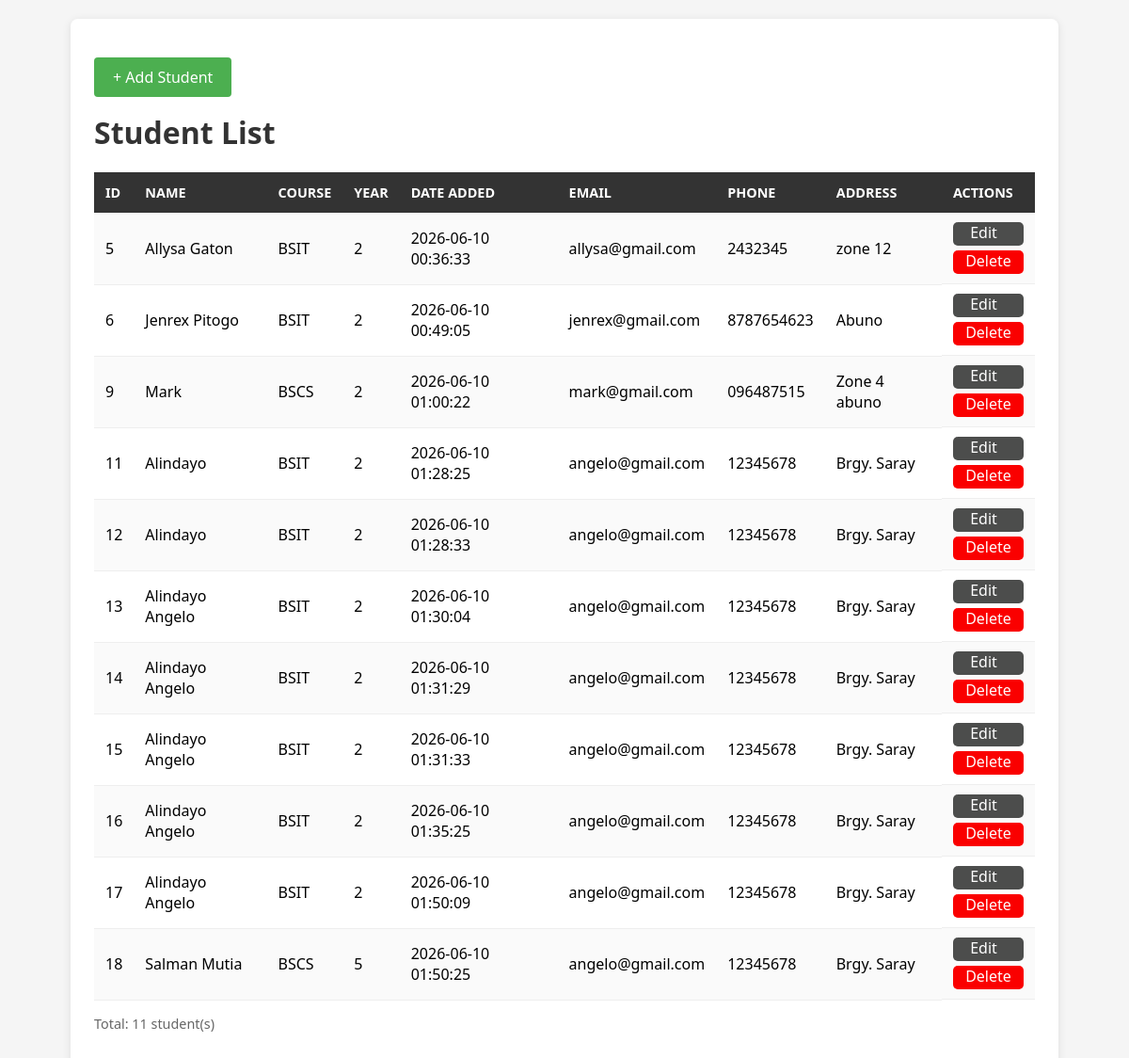
The page / on the database its author committed.
### tables this page shows
CREATE TABLE `students` (
  `id` int(11) NOT NULL,
  `name` varchar(50) NOT NULL,
  `course` varchar(50) NOT NULL,
  `year` int(11) DEFAULT NULL,
  `date_added` timestamp NOT NULL DEFAULT current_timestamp(),
  `email` varchar(100) DEFAULT NULL,
  `phone` varchar(20) DEFAULT NULL,
  `address` text DEFAULT NULL
);

### index.php (the view, shortened to what this page needs)
 <?php
 require_once 'config.php';
  $sql = "SELECT * FROM students ORDER BY id ASC";
 $result = $conn->query($sql);
 ?>
 <!DOCTYPE html>
 <html>
 <head>
 </head>
 <body>
 <div class="container">
  <p>
 <a href="add.php" style="
 display: inline-block;
 padding: 10px 20px;
 background: #4CAF50;
 color: white;
 text-decoration: none;
 border-radius: 4px;
 ">+ Add Student</a>
 </p>
 <h1>Student List</h1>
 <table>
 <tr>
 <th>ID</th>
 <th>Name</th>
 <th>Course</th>
 <th>Year</th>
 <th>Date Added</th>
 <th>Email</th>
 <th>Phone</th>
 <th>Address</th>
 <th>Actions</th>
</tr>
 <?php while ($row = $result->fetch_assoc()): ?>
 <tr>
 <td><?= $row['id'] ?></td>
 <td><?= htmlspecialchars($row['name']) ?></td>
 <td><?= htmlspecialchars($row['course']) ?></td>
 <td class="year"><?= $row['year'] ?></td>
 <td><?= $row['date_added'] ?></td>
<td><?= htmlspecialchars($row['email']) ?></td>
<td><?= htmlspecialchars($row['phone']) ?></td>
<td><?= htmlspecialchars($row['address']) ?></td>
<td class="actions">
    <div class="edit">
        <a href="edit.php?id=<?= $row['id'] ?>"
       style="color: #ffffff; text-decoration: none; margin-right: 10px;">Edit</a>
    </div>
    <div class= "delete">
        <a href="delete.php?id=<?= $row['id'] ?>"
        style="color: #fdfdfd; text-decoration: none;"
        onclick="return confirm('Delete <?= htmlspecialchars(addslashes($row['name'])) ?>?')">Delete</a>
    </div>
</td>
 </tr>
 <?php endwhile; ?>
 </table>
 <p class="count">Total: <?= $result->num_rows ?> student(s)</p>
 </div>
 </body>
 </html>
  <link rel="stylesheet" href="style.css">

### style.css (style rules this page uses)
body { font-family: 'Segoe UI', Arial, sans-serif; margin: 20px; background: #f5f5f5; }
.container { max-width: 1000px; margin: 0 auto; background: white; padding: 25px; border-radius: 8px; box-shadow: 0 2px 10px rgba(0,0,0,0.1); }
table { width: 100%; border-collapse: collapse; }
th { background: #333; color: white; padding: 12px; text-align: left; }
td { padding: 10px 12px; border-bottom: 1px solid #eee; }
.year { align-items: center; }
.actions { display: flex; flex-direction: column; align-items: center; }
.edit { height: 25px; width: 75px; color: rgb(255, 255, 255) !important; display: flex; flex-direction: column; align-items: center; background-color: rgb(76, 77, 76); border-radius: 5px; }
.delete { height: 25px; width: 75px; color: rgb(255, 255, 255) !important; display: flex; flex-direction: column; align-items: center; background-color: rgb(250, 0, 0); border-radius: 5px; margin-top: 5px; }

### index.php (style rules this page uses)
body { font-family: 'Segoe UI', Arial, sans-serif; margin: 20px; background: #f5f5f5; }
.container { max-width: 900px; margin: 0 auto; background: white; padding: 25px; border-radius: 8px; box-shadow: 0 2px 10px rgba(0,0,0,0.1); }
h1 { color: #333; margin-top: 0; }
table { width: 100%; border-collapse: collapse; margin-top: 15px; }
th { background: #333; color: white; padding: 12px; text-align: left; font-size: 0.9em; text-transform: uppercase; }
td { padding: 10px 12px; border-bottom: 1px solid #eee; }
tr:nth-child(even) { background: #fafafa; }
.count { margin-top: 15px; color: #666; font-size: 0.9em; }

### rows shown on the page
students: id "5", name "Allysa Gaton", course "BSIT", year "2", date_added "2026-06-10 00:36:33", email "allysa@gmail.com", phone "2432345", address "zone 12"
students: id "6", name "Jenrex Pitogo", course "BSIT", year "2", date_added "2026-06-10 00:49:05", email "jenrex@gmail.com", phone "8787654623", address "Abuno"
students: id "9", name "Mark", course "BSCS", year "2", date_added "2026-06-10 01:00:22", email "mark@gmail.com", phone "096487515", address "Zone 4 abuno"
students: id "11", name "Alindayo", course "BSIT", year "2", date_added "2026-06-10 01:28:25", email "angelo@gmail.com", phone "12345678", address "Brgy. Saray"
students: id "12", name "Alindayo", course "BSIT", year "2", date_added "2026-06-10 01:28:33", email "angelo@gmail.com", phone "12345678", address "Brgy. Saray"
students: id "13", name "Alindayo Angelo", course "BSIT", year "2", date_added "2026-06-10 01:30:04", email "angelo@gmail.com", phone "12345678", address "Brgy. Saray"
students: id "14", name "Alindayo Angelo", course "BSIT", year "2", date_added "2026-06-10 01:31:29", email "angelo@gmail.com", phone "12345678", address "Brgy. Saray"
students: id "15", name "Alindayo Angelo", course "BSIT", year "2", date_added "2026-06-10 01:31:33", email "angelo@gmail.com", phone "12345678", address "Brgy. Saray"
students: id "16", name "Alindayo Angelo", course "BSIT", year "2", date_added "2026-06-10 01:35:25", email "angelo@gmail.com", phone "12345678", address "Brgy. Saray"
students: id "17", name "Alindayo Angelo", course "BSIT", year "2", date_added "2026-06-10 01:50:09", email "angelo@gmail.com", phone "12345678", address "Brgy. Saray"
students: id "18", name "Salman Mutia", course "BSCS", year "5", date_added "2026-06-10 01:50:25", email "angelo@gmail.com", phone "12345678", address "Brgy. Saray"

### other values the page prints
$result->num_rows "11"
